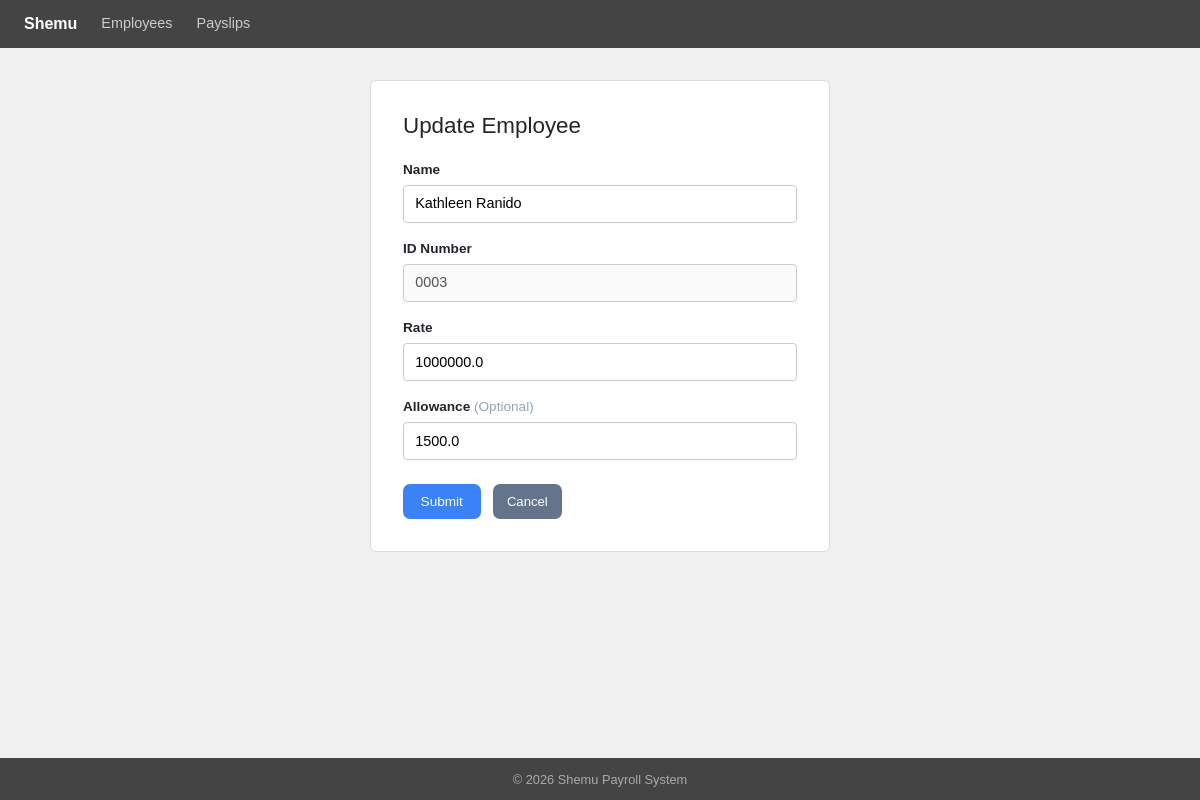
Before: /employee/update/3/ with the older database file.
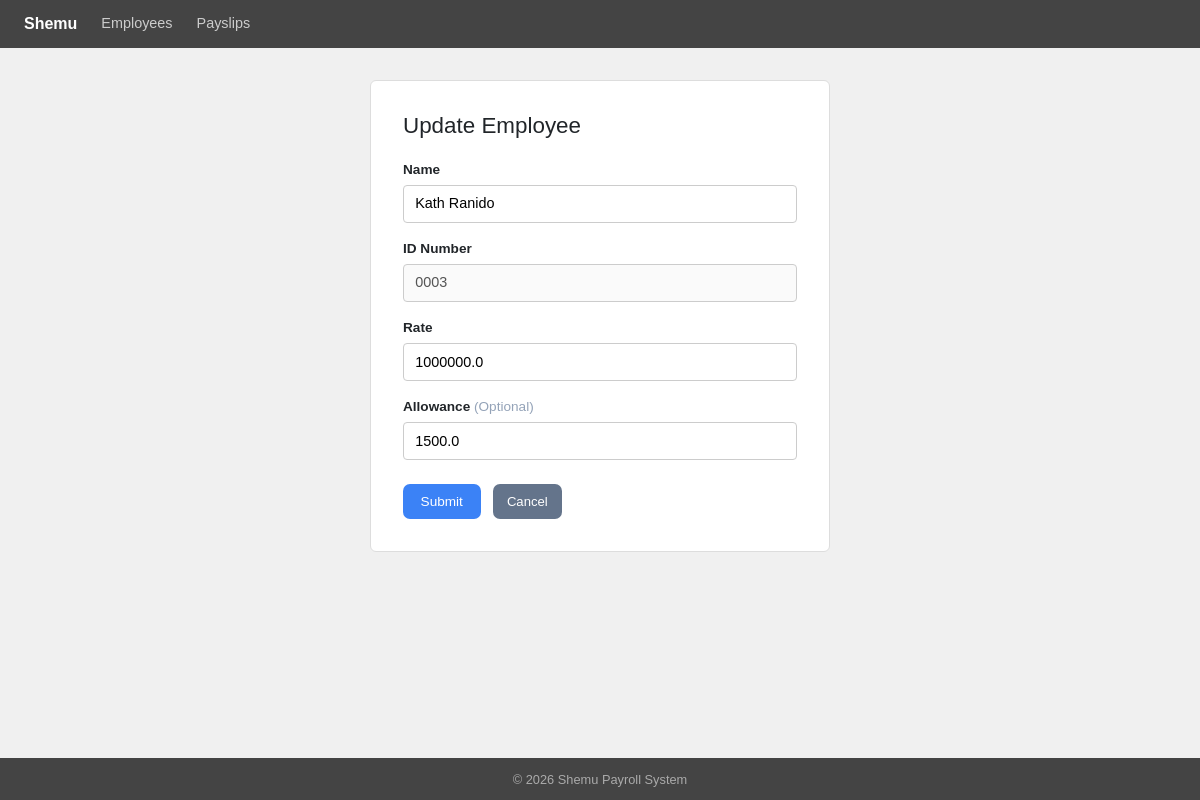
After: the same page with the newer database file.
### payroll_app/models.py (models this page shows, shortened)
class Employee(models.Model):
    name = models.CharField(max_length=100)
    id_number = models.CharField(max_length=50, unique=True)
    rate = models.FloatField()
    overtime_pay = models.FloatField(null=True, blank=True)
    allowance = models.FloatField(null=True, blank=True)

### payroll_app/views.py (the view, shortened to what this page needs)
# urls.py: path('employee/update/<int:pk>/',  views.update_employee, name='update_employee'),
def update_employee(request, pk):
    employee = get_object_or_404(Employee, pk=pk)
    return render(request, 'payroll_app/update_employee.html', {'employee': employee})

### payroll_app/templates/payroll_app/update_employee.html (shortened to what this page needs)
{% extends 'payroll_app/base.html' %}
{% block content %}
<div class="form-card">
  <h2>Update Employee</h2>
<form method="post" action="{% url 'update_employee' employee.pk %}">
    <div class="form-group">
      <label for="id_name">Name</label>
      <input type="text" id="id_name" name="name" maxlength="100" pattern="[A-Za-z\s]+" value="{{employee.name}}" required>
    </div>
    <div class="form-group">
      <label for="id_id_number">ID Number</label>
      <input type="text" id="id_id_number" name="id_number" maxlength="50" pattern="[0-9]+" value="{{employee.id_number}}" disabled>
    </div>
    <div class="form-group">
      <label for="id_rate">Rate</label>
      <input type="number" id="id_rate" name="rate" min="0.01" step="0.01" value="{{employee.rate}}" required>
    </div>
    <div class="form-group">
      <label for="id_allowance">
        Allowance <span style="color:#94a3b8; font-weight:400;">(Optional)</span>
      </label>
      <input type="number" id="id_allowance" name="allowance" min="0.01" step="0.01" value="{{employee.allowance}}">
    </div>
    <div style="margin-top:1.5rem; display:flex; gap:.75rem;">
      <button type="submit" class="btn-shemu-primary">Submit</button>
      <a href="{% url 'employees' %}" class="btn-shemu-secondary">Cancel</a>
    </div>
  </form>
</div>
{% endblock %}

Changed rows visible on the page:
changed Employee: name "Kathleen Ranido" → "Kath Ranido"
